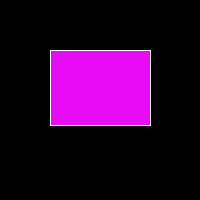
Frame 1 (no input)
Frame 60 (the mouse pressed at the canvas centre just before this capture): identical to frame 1, image omitted
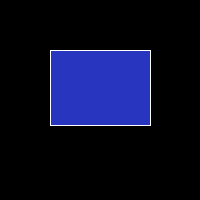
Frame 120 (the mouse held since frame 60 and released just before this capture)

The Processing sketch that drew these frames (run headless with seeded random() and noise(); from frame 60 on, the mouse is pressed at the canvas centre):

// Processing sketch: processing_26106
// ── processing_26106.pde

//Louisa 31/03/11

int x = 50;
int y = 50;
int w = 100; 
int h = 75;

void setup() {
  size(200,200);
}
void draw() {
 background(0);
stroke(255);
if (mouseX > 50 && !(mouseX> 150) && mouseY>50 && !(mouseY> 125)) {
fill(40,54,191);
}else { 
 fill(232,12,245); 
} rect(x,y,w,h);
}
